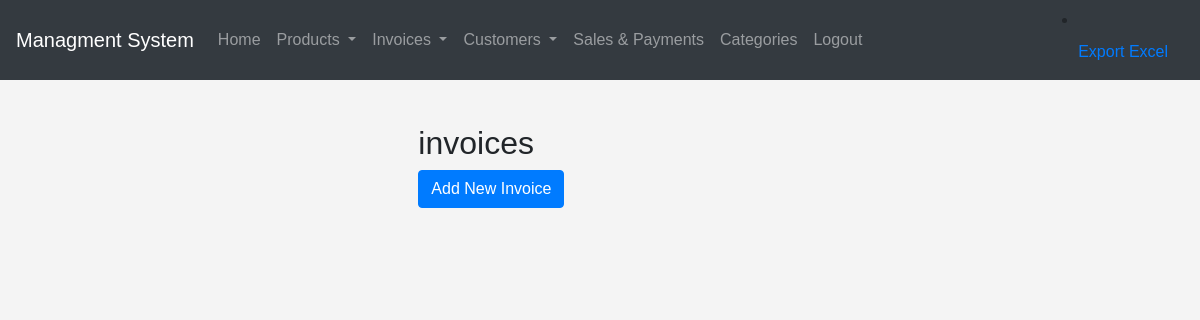
The page /invoices (signed in) on the database as committed earlier.
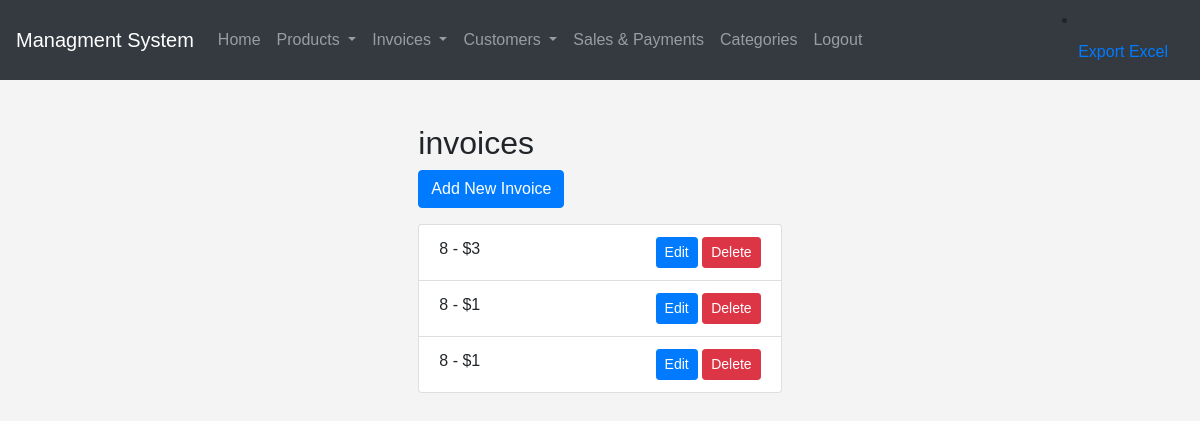
The same page on the database as committed later.
### tables this page shows
CREATE TABLE invoices (
    id INTEGER PRIMARY KEY,
    customer_id INTEGER,
    product_id INTEGER,
    quantity INTEGER,
    date TEXT,
    type TEXT, price REAL, discount REAL, total REAL, notes TEXT,
    FOREIGN KEY (customer_id) REFERENCES customers (id),
    FOREIGN KEY (product_id) REFERENCES products (id)
);

### app.py (the view)
@app.route('/invoices')
def invoices():
    if is_logged_in():
        conn = sqlite3.connect('database.db')
        c = conn.cursor()
        c.execute("SELECT * FROM invoices")
        invoices = c.fetchall()
        conn.close()
        return render_template('invoices.html', invoices=invoices, is_logged_in=is_logged_in())
    else:
        return redirect(url_for('login'))

### app.py (called while the page is built)
def is_logged_in():
    return 'username' in session

### templates/invoices.html
{% extends "base.html" %}
{% block content %}
<div class="row justify-content-center">
    <div class="col-md-8">
        <h2>invoices</h2>
        <a href="{{ url_for('create_invoice') }}" class="btn btn-primary mb-3">Add New Invoice</a>
        <ul class="list-group">
            {% for invoice in invoices %}
            <li class="list-group-item">
                <span>{{ invoice[1] }} - ${{ invoice[2] }}</span>
                <div class="float-right">
                    <a href="{{ url_for('edit_invoice', invoice_id=invoice[0]) }}" class="btn btn-sm btn-primary">Edit</a>
                    <form method="POST" action="{{ url_for('delete_invoice', invoice_id=invoice[0]) }}" style="display: inline-block;">
                        <button type="submit" class="btn btn-sm btn-danger" onclick="return confirm('Are you sure you want to delete this invoice?')">Delete</button>
                    </form>
                </div>
            </li>
            {% endfor %}
        </ul>
    </div>
</div>
{% endblock %}

### templates/base.html (shortened to what this page needs)
<!DOCTYPE html>
<html lang="en">
<head>
    <link href="https://stackpath.bootstrapcdn.com/bootstrap/4.5.2/css/bootstrap.min.css" rel="stylesheet">
    <link href="{{ url_for('static', filename='styles.css') }}" rel="stylesheet">
</head>
<body>
<nav class="navbar navbar-expand-lg navbar-dark bg-dark">
  <a class="navbar-brand" href="#">Managment System</a>
  <div class="collapse navbar-collapse" id="navbarNav">
    <ul class="navbar-nav">
      <li class="nav-item">
        <a class="nav-link" href="{{ url_for('home') }}">Home</a>
      </li>
      <li class="nav-item dropdown">
        <a class="nav-link dropdown-toggle" href="#" id="navbarDropdownProducts" role="button" data-toggle="dropdown" aria-haspopup="true" aria-expanded="false">
          Products
        </a>
      </li>
	        <li class="nav-item dropdown">
        <a class="nav-link dropdown-toggle" href="#" id="navbarDropdownProducts" role="button" data-toggle="dropdown" aria-haspopup="true" aria-expanded="false">
          Invoices
        </a>
      </li>
	  	        <li class="nav-item dropdown">
        <a class="nav-link dropdown-toggle" href="#" id="navbarDropdownProducts" role="button" data-toggle="dropdown" aria-haspopup="true" aria-expanded="false">
          Customers
        </a>
      </li>
      <li class="nav-item">
        <a class="nav-link" href="{{ url_for('sales_and_payments') }}">Sales & Payments</a>
      </li>
      <li class="nav-item">
        <a class="nav-link" href="{{ url_for('categories') }}">Categories</a>
      </li>
      <li class="nav-item">
        <a class="nav-link" href="{{ url_for('logout') }}">Logout</a>
      </li>
    </ul>
  </div>
  <div>
                  <li class="nav-item">
                    <a class="nav-link" href="{{ url_for('export_excel') }}">Export Excel</a>
                </li>
				</div>
</nav>
<div class="container mt-4">
    {% block content %}{% endblock %}
</div>
</body>
</html>

### static/styles.css (style rules this page uses)
body { font-family: Arial, sans-serif; background-color: #f4f4f4; margin: 0; padding: 0; }
.container { max-width: 600px; margin: 0 auto; padding: 20px; }

Rows that differ between the two databases and show on the page:
added invoices: customer "8", product "3"
added invoices: customer "8", product "1"
added invoices: customer "8", product "1"
